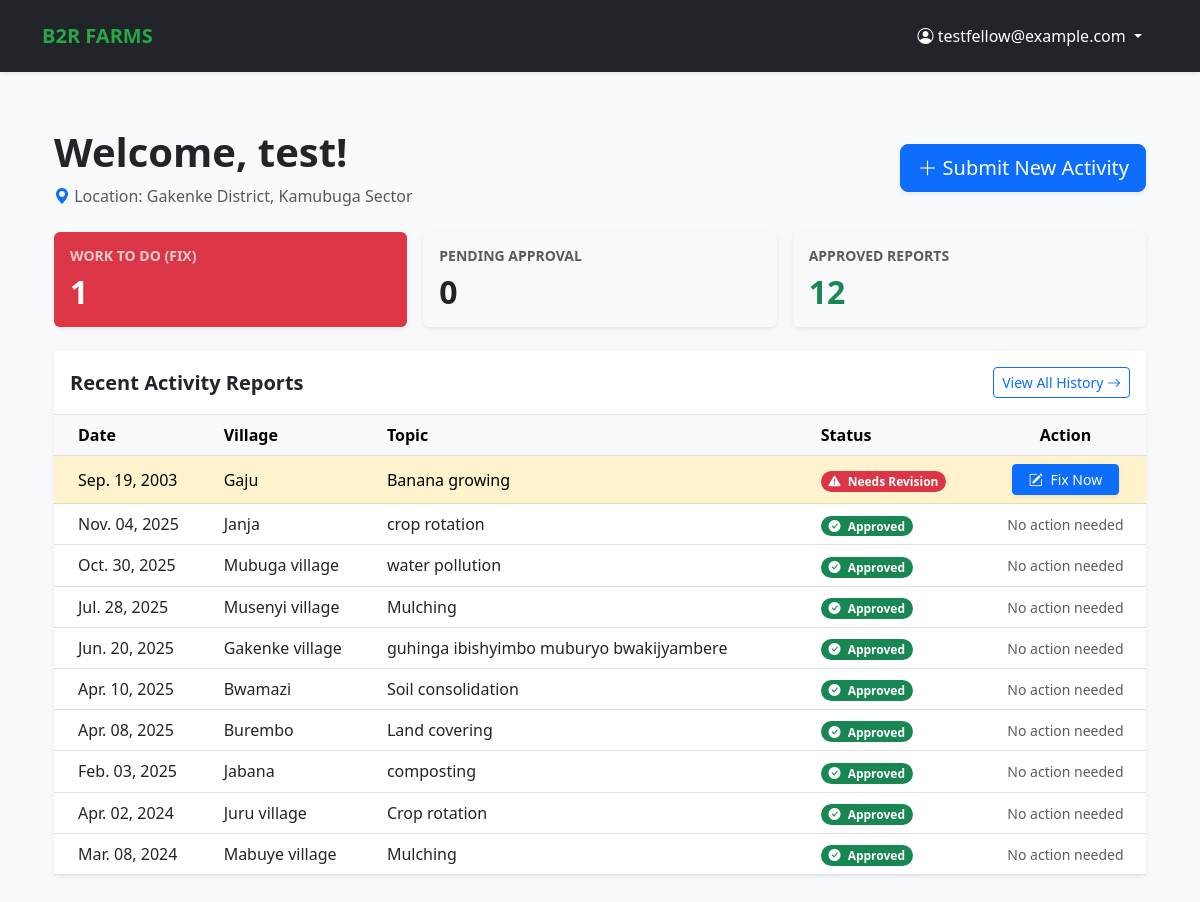
The page /fellows/dashboard/ (signed in) on the database as committed earlier.
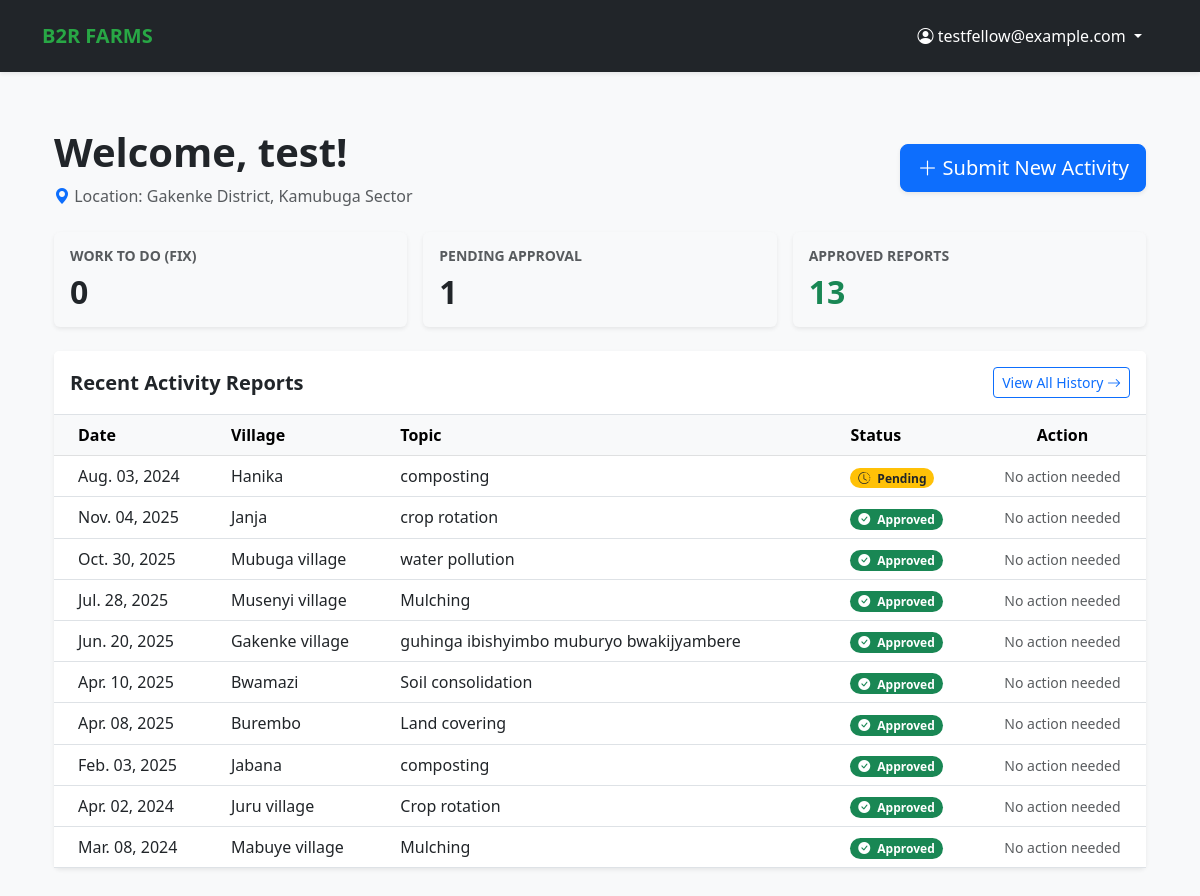
The same page on the database as committed later.
### activities/models.py (models this page shows, shortened)
class TrainingActivity(models.Model):
    class Status(models.TextChoices):
        PENDING = 'PENDING', 'Pending Review'
        APPROVED = 'APPROVED', 'Approved'
        REVISION = 'REVISION', 'Needs Revision'
    fellow = models.ForeignKey(
        Fellow,
        on_delete=models.CASCADE,
        related_name='activities'
    )
    date = models.DateField(validators=[validate_not_future])
    sector = models.ForeignKey(
        Sector,
        on_delete=models.PROTECT,
        related_name='training_activities'
    )
    village_name = models.CharField(max_length=100)
    verified_village = models.CharField(
        max_length=100,
        blank=True,
        null=True,
        help_text="Standardized village name confirmed by Mentor upon approval."
    )
    number_of_farmers_trained = models.PositiveIntegerField(
        validators=[MinValueValidator(1, message="You must train at least one farmer.")]
    )
    training_topic = models.CharField(
        max_length=255,
        help_text="e.g., Mulching, Crop Rotation, Soil Conservation"
    )
    METHOD_CHOICES = [
        ('demonstration', 'Demonstration'),
        ('field_visit', 'Field Visit'),
        ('group_session', 'Group Session'),
        ('workshop', 'Workshop'),
    ]
    training_method = models.CharField(
        max_length=50,
        choices=METHOD_CHOICES
    )
    duration = models.DurationField(
        help_text="Format: HH:MM:SS (e.g., 02:30:00 for 2 hours and 30 mins)",
        default=timedelta(hours=1)
    )
    challenges_notes = models.TextField(blank=True, null=True)
    success_stories = models.TextField(blank=True, null=True)
    photos = models.ImageField(upload_to='training_photos/', blank=True, null=True)
    status = models.CharField(
        max_length=20,
        choices=Status.choices,
        default=Status.PENDING,
        help_text="The current approval status of this report."
    )
    approved_by = models.ForeignKey(
        settings.AUTH_USER_MODEL,
        on_delete=models.SET_NULL,
        null=True,
        blank=True,
        related_name='approved_activities'
    )
    is_resubmitted = models.BooleanField(default=False)
    mentor_comments = models.TextField(
        blank=True,
        null=True,
        help_text="Feedback provided by the assigned Mentor."
    )
    created_at = models.DateTimeField(auto_now_add=True)
    updated_at = models.DateTimeField(auto_now=True)
    class Meta:
        ordering = ['-date', 'sector__name']
        verbose_name_plural = "Training Activities"

### fellows/views.py (the view)
# urls.py: path('dashboard/', views.dashboard_view, name='dashboard'),
@login_required
def dashboard_view(request):
    if hasattr(request.user, 'userprofile') and request.user.userprofile.role == 'MENTOR':
        return redirect('mentor_dashboard')
    try:
        fellow = request.user.fellow_profile
    except AttributeError:
        if request.user.is_staff:
            return redirect('/admin/')
        messages.error(request, "Fellow profile not found.")
        return redirect('login')
    priority_order = Case(
        When(status='REVISION', then=Value(1)),
        When(status='PENDING', then=Value(2)),
        When(status='APPROVED', then=Value(3)),
        default=Value(4),
        output_field=IntegerField(),
    )
    activities_queryset = TrainingActivity.objects.filter(fellow=fellow).annotate(
        priority=priority_order
    ).order_by('priority', '-date')
    stats = {
        'to_fix': activities_queryset.filter(status='REVISION').count(),
        'pending': activities_queryset.filter(status='PENDING').count(),
        'approved': activities_queryset.filter(status='APPROVED').count(),
        'total_trained': activities_queryset.filter(status='APPROVED').aggregate(
            total=Sum('number_of_farmers_trained'))['total'] or 0
    }
    return render(request, 'fellows/dashboard.html', {
        'recent_activities': activities_queryset[:10],
        'stats': stats,
        'fellow': fellow
    })

### fellows/templates/fellows/dashboard.html (shortened to what the changed rows need)
{% extends 'base.html' %}
{% block content %}
<div class="container py-4">
    <div class="d-flex justify-content-between align-items-center mb-4">
        <div>
            <h1 class="fw-bold">Welcome, {{ fellow.user.first_name }}!</h1>
        </div>
    </div>
    <div class="row g-3 mb-4">
        <div class="col-md-4">
            <div class="card border-0 shadow-sm {% if stats.to_fix > 0 %}bg-danger text-white{% else %}bg-light{% endif %}">
                <div class="card-body">
                    <h6 class="text-uppercase small fw-bold opacity-75">Work to Do (Fix)</h6>
                    <h2 class="fw-bold mb-0">{{ stats.to_fix }}</h2>
                </div>
            </div>
        </div>
        <div class="col-md-4">
            <div class="card border-0 shadow-sm bg-light">
                <div class="card-body">
                    <h6 class="text-uppercase small fw-bold text-muted">Pending Approval</h6>
                    <h2 class="fw-bold mb-0 text-dark">{{ stats.pending }}</h2>
                </div>
            </div>
        </div>
        <div class="col-md-4">
            <div class="card border-0 shadow-sm bg-light">
                <div class="card-body">
                    <h6 class="text-uppercase small fw-bold text-muted">Approved Reports</h6>
                    <h2 class="fw-bold mb-0 text-success">{{ stats.approved }}</h2>
                </div>
            </div>
        </div>
    </div>
    <div class="card shadow-sm border-0">
        <div class="table-responsive">
            <table class="table table-hover align-middle mb-0">
                <thead class="table-light">
                    <tr>
                        <th class="ps-4">Date</th>
                        <th>Village</th>
                        <th>Topic</th>
                        <th>Status</th>
                        <th class="text-center">Action</th>
                    </tr>
                </thead>
                <tbody>
                    {% for activity in recent_activities %}
                    <tr class="{% if activity.status == 'REVISION' %}table-warning{% endif %}">
                        <td class="ps-4 fw-medium">{{ activity.date|date:"M. d, Y" }}</td>
                        <td>{{ activity.village_name }}</td>
                        <td>{{ activity.training_topic }}</td>
                        <td>
                            {% if activity.status == 'REVISION' %}
                                <span class="badge rounded-pill bg-danger text-white">
                                    <i class="bi bi-exclamation-triangle-fill me-1"></i> Needs Revision
                                </span>
                            {% elif activity.status == 'PENDING' %}
                                <span class="badge rounded-pill bg-warning text-dark">
                                    <i class="bi bi-clock-history me-1"></i> Pending
                                </span>
                            {% else %}
                                <span class="badge rounded-pill bg-success text-white">
                                    <i class="bi bi-check-circle-fill me-1"></i> Approved
                                </span>
                            {% endif %}
                        </td>
                        <td class="text-center">
                            {% if activity.status == 'REVISION' %}
                                <a href="{% url 'edit_report' activity.pk %}" class="btn btn-sm btn-primary px-3 shadow-sm">
                                    <i class="bi bi-pencil-square me-1"></i> Fix Now
                                </a>
                            {% else %}
                                <span class="text-muted small">No action needed</span>
                            {% endif %}
                        </td>
                    </tr>
                    {% endfor %}
                </tbody>
            </table>
        </div>
    </div>
</div>
{% endblock %}

Rows that differ between the two databases and show on the page:
no longer on this page (row edited): TrainingActivity: date "Sep. 19, 2003", village_name "Gaju", training_topic "Banana growing", status "REVISION" (drawn)
added TrainingActivity: date "Aug. 03, 2024", village_name "Hanika", training_topic "composting", status "PENDING" (drawn)
Other text that changed with them:
{{ stats.to_fix }}: "1" → "0"
{{ stats.pending }}: "0" → "1"
{{ stats.approved }}: "12" → "13"
